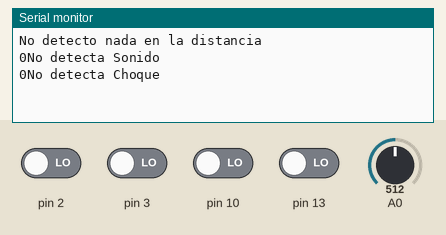
A program run on a simulated Arduino Uno, built with avr-gcc and run on an emulated ATmega328P. Parts: the last lines printed to the serial monitor. The test bench sets the inputs (shaded band); at power-on: pin 2, pin 3, pin 10, pin 13 LOW, A0 = 512.

Above: at 1.2 s.
1.3 s: pin 2 driven HIGH
At 12.0 s:
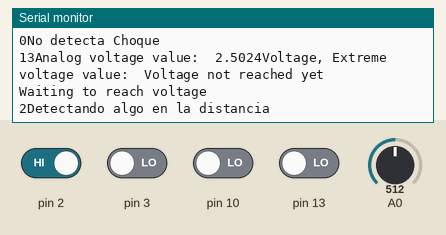
12.5 s: pin 3 driven HIGH
24.0 s: pin 10 driven HIGH
At 35.6 s:
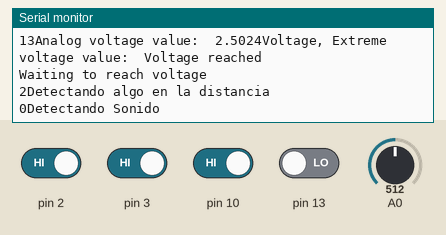
36.6 s: pin 13 driven HIGH
At 48.3 s:
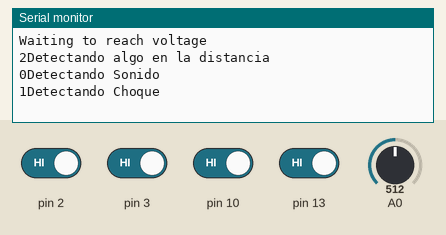
48.6 s: A0 set to 716
At 52.56 s:
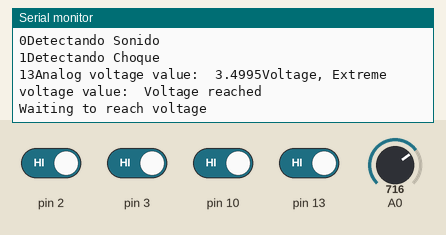
57.2 s: A0 set to 900
At 61.5 s:
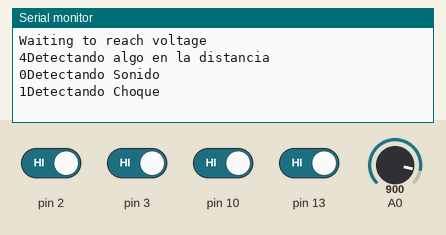
Timing chart, 0 to 63.0 s (numbered marks = the images above; inputs shaded):
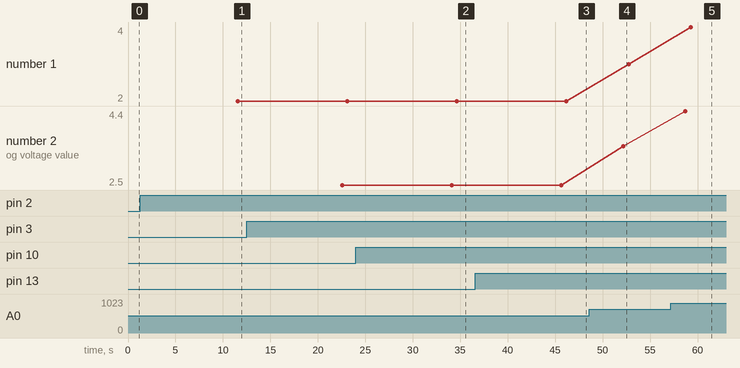

Measured:
- after the input at 1.3 s, the serial monitor: prints a new line after 10.3 s (image 1)
- after the input at 24.0 s, the serial monitor: prints a new line after 11.1 s (image 2)
- after the input at 36.6 s, the serial monitor: prints a new line after 10.6 s (image 3)
- after the input at 48.6 s, the serial monitor: prints a new line after 3.6 s (image 4)
- after the input at 57.2 s, the serial monitor: prints a new line after 1.5 s (image 5)
- plotted number 1: 2 → 3 after the input at 48.6 s, 3 → 4 after the input at 57.2 s
- plotted number 2: 2.5 → 3.5 after the input at 48.6 s, 3.5 → 4.4 after the input at 57.2 s

The program:

main.cpp
```cpp
#include <Arduino.h>
#include <SensorDistancia.h>
#include <SensorSonido.h>
#include <SensorChoques.h>
#include <SensorMagnetico.h>

SensorDistancia SensorDistanciaCocina(2,false);
SensorSonido SensorSonidoCocina(10,false);
SensorChoques SensorChoquesCocina(13,false);
SensorMagnetico SensorMagneticoCocina(A0,3);

void setup() {
  Serial.begin(9600);
  SensorDistanciaCocina.init();
  SensorSonidoCocina.init();
  SensorChoquesCocina.init();
  SensorMagneticoCocina.init();
}

void loop() {
  Serial.print(SensorDistanciaCocina.read());
  Serial.print(SensorSonidoCocina.read());
  Serial.print(SensorChoquesCocina.read());
  Serial.print(SensorMagneticoCocina.read());
}
```

Buzzer.cpp
```cpp

```

SensorChoques.cpp
```cpp
#include <Arduino.h>
#include "SensorChoques.h"
SensorChoques::SensorChoques(int Choques, int DetChoq)
{
    this->Choques = Choques;
    this->DetChoq = DetChoq;
}
void SensorChoques::init()
{
    pinMode(Choques,INPUT);
}
int SensorChoques::read()
{
    DetChoq = digitalRead (Choques);
    if(DetChoq==HIGH){
        Serial.print("Detectando Choque");
        Serial.println();
        delay(5000);
    }
    else
    {
        Serial.print("No detecta Choque");
        Serial.println();
        delay(10000);
    } return (Choques);
}
```

SensorChoques.h
```cpp
#ifndef SensorChoques_H
#define SensorChoques_H
#include <Arduino.h>
class SensorChoques
{
    private:
    int Choques;
    int DetChoq;

    public:
        SensorChoques(int Choques, int DetChoq);
        void init();
        int read();

};

#endif        
```

SensorDistancia.cpp
```cpp
#include <Arduino.h>
#include "SensorDistancia.h"

SensorDistancia::SensorDistancia(int Sensor, boolean detectando)
{
    this->Sensor = Sensor;
    this->detectando = detectando;

}
void SensorDistancia::init()
{
    pinMode(Sensor,INPUT);
}
int SensorDistancia::read()
{
    detectando = digitalRead(Sensor);
      if(detectando==1)
      {
        Serial.print("Detectando algo en la distancia ");
        Serial.println();
        delay(500);
        }
        else{
            Serial.print("No detecto nada en la distancia ");
            Serial.println();
            delay(500);
        }

}
```

SensorDistancia.h
```cpp
#ifndef SensorDistancia_H
#define SensorDistancia_H
#include <Arduino.h>
class SensorDistancia
{
private:
    int Sensor;
    boolean detectando;

public:
    SensorDistancia(int Sensor, boolean detectando);
    void init();
    int read();


};

#endif
```

SensorMagnetico.cpp
```cpp
#include <Arduino.h>
#include "Sensormagnetico.h"
SensorMagnetico::SensorMagnetico(int Analog_Eingang, int Digital_Eingang)
{
    this->Analog_Eingang = Analog_Eingang ;
    this->Digital_Eingang = Digital_Eingang ;
}
void SensorMagnetico::init()
{
    pinMode (Analog_Eingang, INPUT);
    pinMode (Digital_Eingang, INPUT);
}
int SensorMagnetico::read()
{
    float Analog;
    int Digital;

    Analog = analogRead (Analog_Eingang) * (5.0 / 1023.0);
    Digital = digitalRead (Digital_Eingang);
    Serial.print ("Analog voltage value:  ");
    Serial.print (Analog, 4);
    Serial.print ("Voltage, ");
    Serial.print ("Extreme voltage value:  ");

     if(Digital==1)
    {
    Serial.println ("Voltage reached");
    }
    else
    {
    Serial.println ("Voltage not reached yet");
    }
    Serial.println ("Waiting to reach voltage");
    delay (500);
    return (Analog);
}
```

SensorMagnetico.h
```cpp
#ifndef SensorMagnetico_H
#define SensorMagnetico_H
#include <Arduino.h>
class SensorMagnetico
{
    private:
    int Analog_Eingang;
    int Digital_Eingang;

    public:
     SensorMagnetico(int Analog_Eingang, int Digital_Eingang);
        void init();
        int read();


};

#endif
```

SensorSonido.cpp
```cpp
#include <Arduino.h>
#include "SensorSonido.h"
SensorSonido::SensorSonido(int Sonido, int Valor)
{
    this->Sonido = Sonido;
    this->Valor = Valor;
}
void SensorSonido::init()
{
    pinMode(Sonido,INPUT);
}
int SensorSonido::read()
{
    Valor = digitalRead(Sonido);
      if(Valor==HIGH)
      {
        Serial.print("Detectando Sonido ");
        Serial.println();
        delay(500);
        }
        else{
            Serial.print("No detecta Sonido ");
            Serial.println();
            delay(500);
        }
        return (Valor);

}
```

SensorSonido.h
```cpp
#ifndef SensorSonido_H
#define SensorSonido_H
#include <Arduino.h>
class SensorSonido
{
    private:
    int Sonido;
    int Valor;

    public:
        SensorSonido(int Sonido, int Valor );
        void init();
        int read();


};

#endif
```
